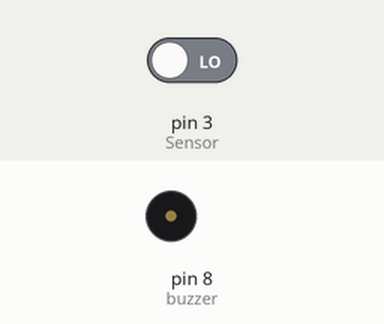
The sketch below on a simulated Arduino Uno, built with avr-gcc and run on an emulated ATmega328P. On the bench: buzzer (waves = sounding, pin HIGH). The test bench sets the inputs (shaded band); at power-on: pin 3 (Sensor) LOW. What the sketch prints to the serial monitor is not drawn.

Above: at 1.2 s.
1.3 s: pin 3 (Sensor) driven HIGH
At 2.5 s:
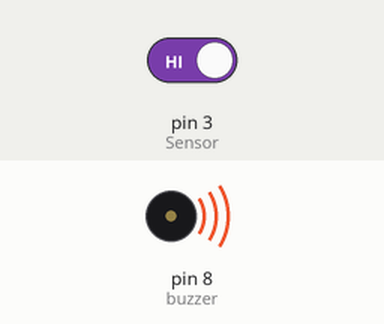
2.8 s: pin 3 (Sensor) driven LOW
At 3.7 s:
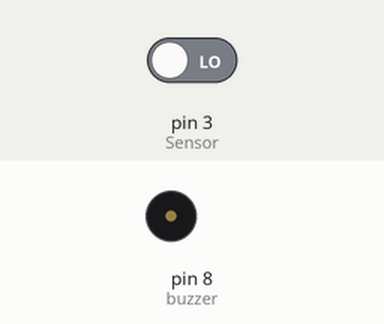
Timing chart, 0 to 5.8 s (numbered marks = the images above; inputs shaded):
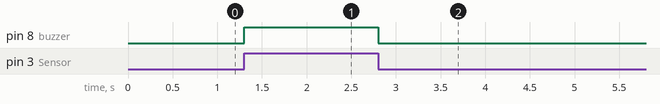

The sketch:

Sensor_de_presenca.ino
```cpp
int Sensor = 3;
int buzzer=8;

void setup()
{
  Serial.begin(9600);
  pinMode(Sensor,INPUT);
  pinMode(buzzer,OUTPUT);
}

void loop()
{

  int LeituraSensor = digitalRead(Sensor);

  if(LeituraSensor == 1)
  {
    digitalWrite(buzzer,HIGH);
  }
  else
  {
    digitalWrite(buzzer,LOW);
  }

  Serial.println(digitalRead(Sensor));
  delay(1);
}
```

Measured:
- after the input at 1.3 s, pin 8 (buzzer): LOW → HIGH at once
- after the input at 2.8 s, pin 8 (buzzer): HIGH → LOW at once
